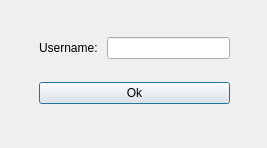
<?xml version="1.0" encoding="UTF-8"?>
<ui version="4.0">
 <class>Add_new_chat</class>
 <widget class="QDialog" name="Add_new_chat">
  <property name="geometry">
   <rect>
    <x>0</x>
    <y>0</y>
    <width>267</width>
    <height>148</height>
   </rect>
  </property>
  <property name="windowTitle">
   <string>Dialog</string>
  </property>
  <widget class="QWidget" name="gridLayoutWidget">
   <property name="geometry">
    <rect>
     <x>39</x>
     <y>20</y>
     <width>191</width>
     <height>101</height>
    </rect>
   </property>
   <layout class="QGridLayout" name="gridLayout">
    <item row="0" column="0">
     <widget class="QLabel" name="username_label">
      <property name="text">
       <string>Username: </string>
      </property>
     </widget>
    </item>
    <item row="0" column="1">
     <widget class="QLineEdit" name="username_lineEdit"/>
    </item>
    <item row="2" column="0" colspan="2">
     <widget class="QPushButton" name="ok_button">
      <property name="text">
       <string>Ok</string>
      </property>
     </widget>
    </item>
   </layout>
  </widget>
 </widget>
 <resources/>
 <connections/>
</ui>
